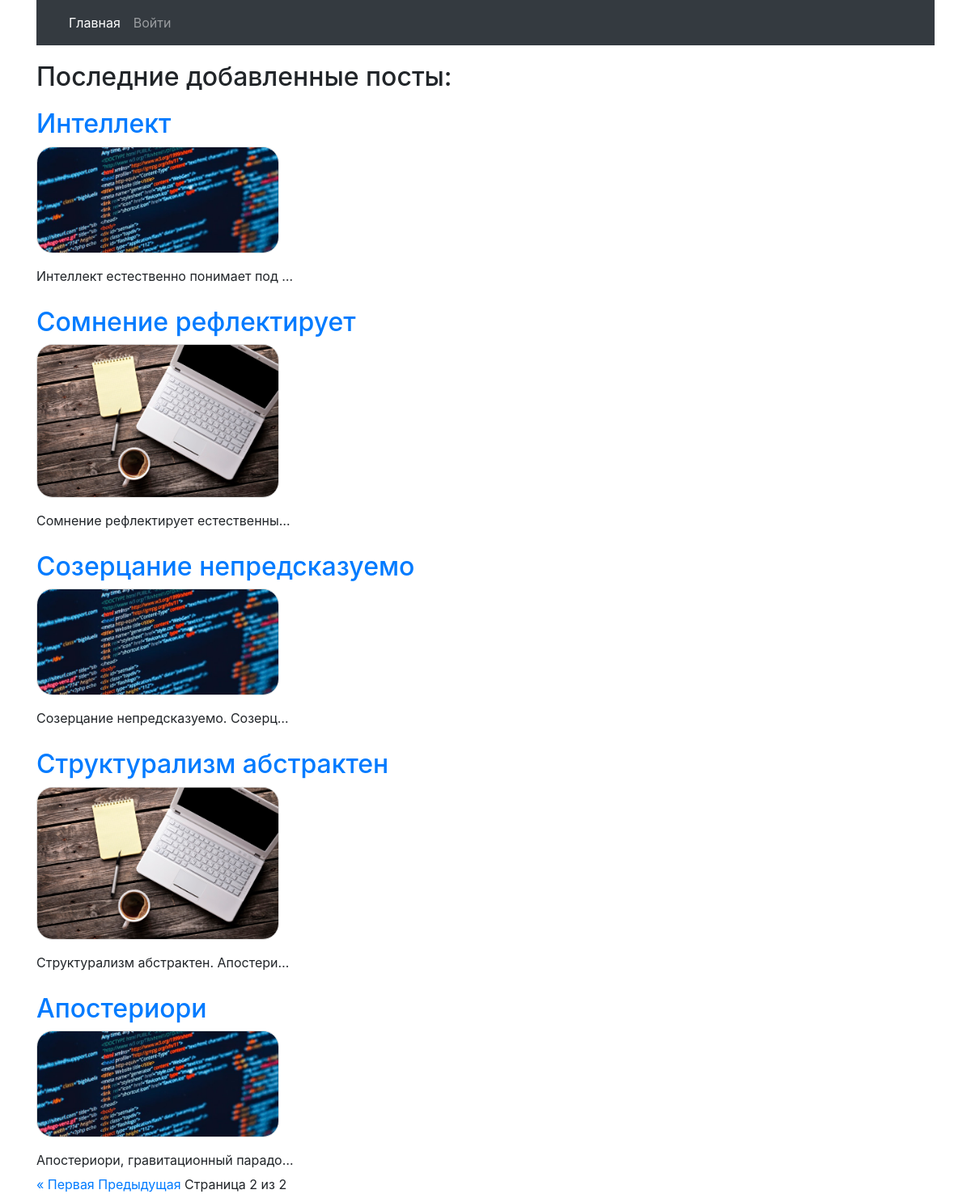
Screenshot of /?page=2 with the database file from the repository.
### blog/models.py (models this page shows)
class Post (models.Model):
    post_name = models.CharField(verbose_name='Название поста', max_length=30)
    post = models.TextField(verbose_name='Пост')
    author = models.CharField(verbose_name='Автор', max_length=30)
    time_creation = models.DateTimeField(verbose_name='Время создания',default=now, editable=True)
    time_publication = models.DateTimeField(verbose_name='Время публикации', default=now, editable=True)
    time_update = models.DateTimeField(default=now, editable=True)
    image = models.ImageField(upload_to='img/', blank=True, null=True)

### blog/views.py (the view)
# urls.py: path('', home),
def home(request):
    data = dict()
    if request.method == 'GET':
        if request.user.is_authenticated:
            posts = Post.objects.all().order_by('-time_creation')
            data['posts'] = posts
            paginator = Paginator(posts, 5)
            page_number = request.GET.get('page')
            page_obj = paginator.get_page(page_number)
            data['page_obj'] = page_obj
            return render(request, 'blog/home.html', context=data)
        else:
            posts = Post.objects.all().order_by('-time_creation')[:10]
            data['posts'] = posts
            paginator = Paginator(posts, 5)
            page_number = request.GET.get('page')
            page_obj = paginator.get_page(page_number)
            data['page_obj'] = page_obj
            return render(request, 'blog/home.html', context=data)

### templates/blog/home.html (shortened to what this page needs)
{% extends "base.html" %}
{% block content %}
    <h2> Последние добавленные посты: </h2>
    {% for post in page_obj %}
        <h2><a href="/details/{{post.id}}">{{post.post_name}}</a></h2>
        <p><img src="../img/{{ post.image}}"></p>
        <div class="text-truncate d-inline-block" style="width: 20rem;">
            {{ post.post}}
        </div>
    {% endfor %}
<div class="pagination">
            <span class="step-links">
                {% if page_obj.has_previous %}
                    <a href="?page=1">&laquo; Первая</a>
                    <a href="?page={{ page_obj.previous_page_number }}">Предыдущая</a>
                {% endif %}
            <span class="current">
                Страница {{ page_obj.number }} из {{ page_obj.paginator.num_pages }}
            </span>
            </span>
{% endblock %}

### static/css/style.css (style rules this page uses)
h2, h3, #btn { margin-top: 20px; }
img { border: 1px solid #ddd; border-radius: 20px; width: 300px; height: auto; }
.text-truncate { overflow: hidden; text-overflow: ellipsis; white-space: nowrap; }

### rows the page displays
Post: post_name "Интеллект", image (picture), post "Интеллект естественно понимает под…"
Post: post_name "Сомнение рефлектирует", image (picture), post "Сомнение рефлектирует естественны…"
Post: post_name "Созерцание непредсказуемо", image (picture), post "Созерцание непредсказуемо. Созерц…"
Post: post_name "Структурализм абстрактен", image (picture), post "Структурализм абстрактен. Апостери…"
Post: post_name "Апостериори", image (picture), post "Апостериори, гравитационный парадо…"

### other values shown
{{ page_obj.number }} "2"
{{ page_obj.paginator.num_pages }} "2"
